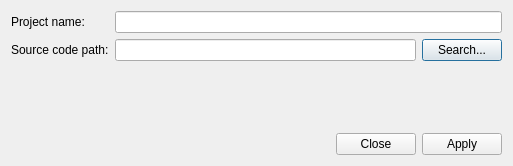
<?xml version="1.0" encoding="UTF-8"?>
<ui version="4.0">
 <class>ProjectSettingsDialog</class>
 <widget class="QDialog" name="ProjectSettingsDialog">
  <property name="geometry">
   <rect>
    <x>0</x>
    <y>0</y>
    <width>513</width>
    <height>166</height>
   </rect>
  </property>
  <property name="windowTitle">
   <string>Project Settings</string>
  </property>
  <layout class="QVBoxLayout" name="verticalLayout">
   <item>
    <layout class="QFormLayout" name="formLayout_2">
     <item row="0" column="0">
      <widget class="QLabel" name="projectNameLabel">
       <property name="text">
        <string>Project name:</string>
       </property>
      </widget>
     </item>
     <item row="0" column="1">
      <widget class="QLineEdit" name="projectNameValue"/>
     </item>
     <item row="1" column="0">
      <widget class="QLabel" name="sourceCodePathLabel">
       <property name="text">
        <string>Source code path:</string>
       </property>
      </widget>
     </item>
     <item row="1" column="1">
      <layout class="QHBoxLayout" name="horizontalLayout_3">
       <item>
        <widget class="QLineEdit" name="sourceCodePathValue"/>
       </item>
       <item>
        <widget class="QPushButton" name="searchSourceCodePathButton">
         <property name="text">
          <string>Search...</string>
         </property>
        </widget>
       </item>
      </layout>
     </item>
    </layout>
   </item>
   <item>
    <widget class="QDialogButtonBox" name="buttonBox">
     <property name="orientation">
      <enum>Qt::Horizontal</enum>
     </property>
     <property name="standardButtons">
      <set>QDialogButtonBox::Apply|QDialogButtonBox::Close</set>
     </property>
    </widget>
   </item>
  </layout>
 </widget>
 <resources/>
 <connections>
  <connection>
   <sender>buttonBox</sender>
   <signal>accepted()</signal>
   <receiver>ProjectSettingsDialog</receiver>
   <slot>accept()</slot>
   <hints>
    <hint type="sourcelabel">
     <x>248</x>
     <y>254</y>
    </hint>
    <hint type="destinationlabel">
     <x>157</x>
     <y>274</y>
    </hint>
   </hints>
  </connection>
  <connection>
   <sender>buttonBox</sender>
   <signal>rejected()</signal>
   <receiver>ProjectSettingsDialog</receiver>
   <slot>reject()</slot>
   <hints>
    <hint type="sourcelabel">
     <x>316</x>
     <y>260</y>
    </hint>
    <hint type="destinationlabel">
     <x>286</x>
     <y>274</y>
    </hint>
   </hints>
  </connection>
 </connections>
</ui>
